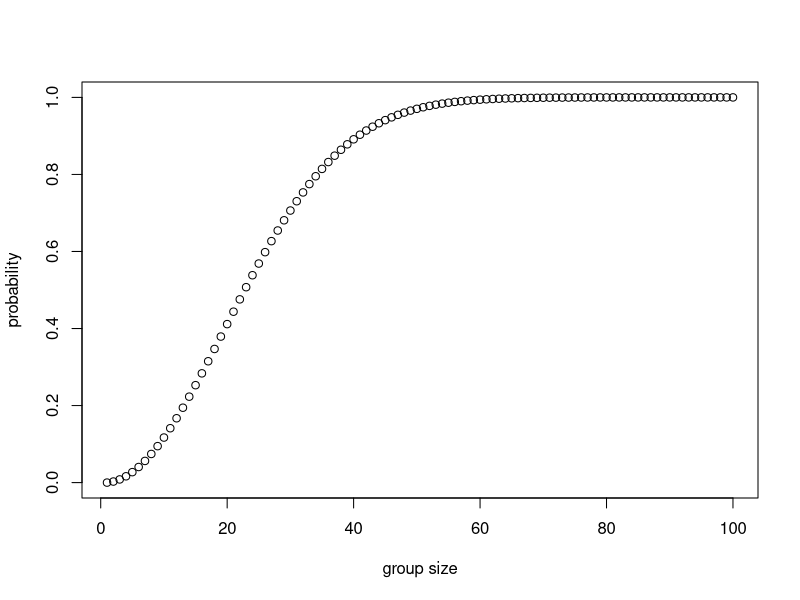

Write the R code that produced this figure.
# k is the class size
# p is the probability that at least two people in a group have the same birthday
# p = 1-P(365,k)/(365^k)
# p <- 1- (factorial(365)/factorial(k))/(365^k)
# factorial(365) would cause warning "value out of range"
# so we calculate permutation with loops

p<-c()
for(k in 1:100){
  permutation <- 1
  for(n in (366-k):365){
    permutation <- permutation*n
  }
  p1 <- 1- permutation/(365^k)
  p<- append(p,p1)
}
p
plot(p,xlab="group size",ylab="probability")
